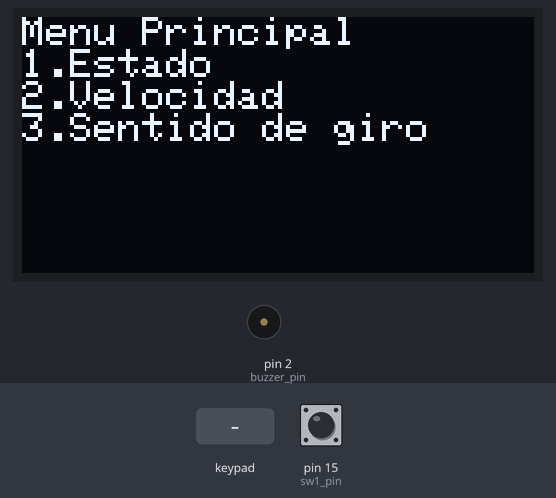
This sketch was run on a simulated Arduino Uno, built with avr-gcc and run on an emulated ATmega328P. Parts: 128×64 one-colour display, buzzer (waves = sounding). Inputs (shaded band) come from the test bench; at power-on: pin 15 (sw1_pin) HIGH.

Above: at 1.2 s.
1.3 s: key '1' pressed
At 2.0 s:
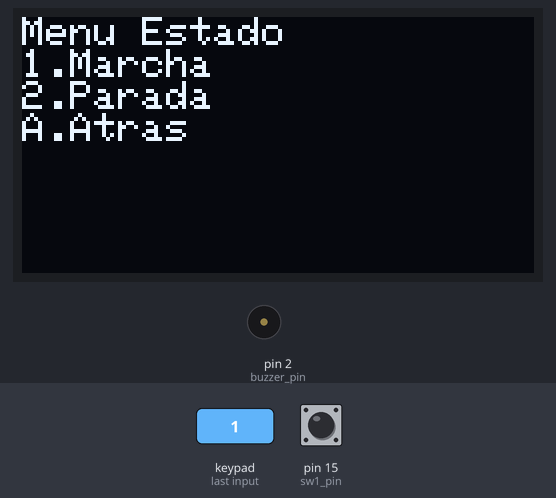
3.0 s: pin 15 (sw1_pin) pulled LOW for 0.15 s
At 3.6 s:
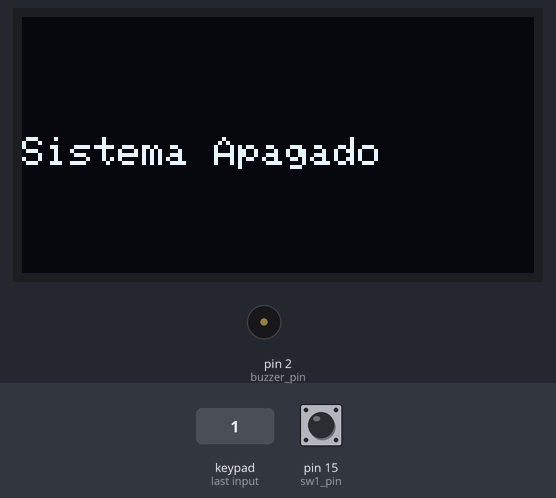
4.6 s: key 'A' pressed
At 4.72 s:
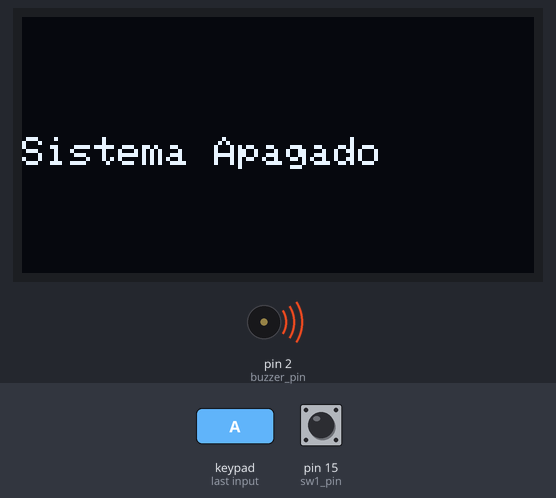
6.3 s: key '2' pressed
At 7.4 s:
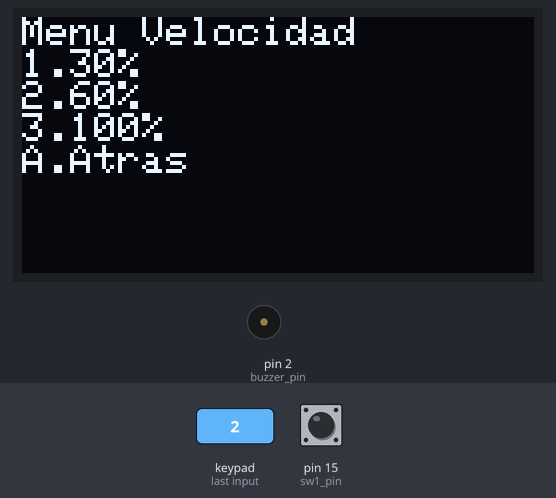
8.0 s: key 'A' pressed
At 8.12 s:
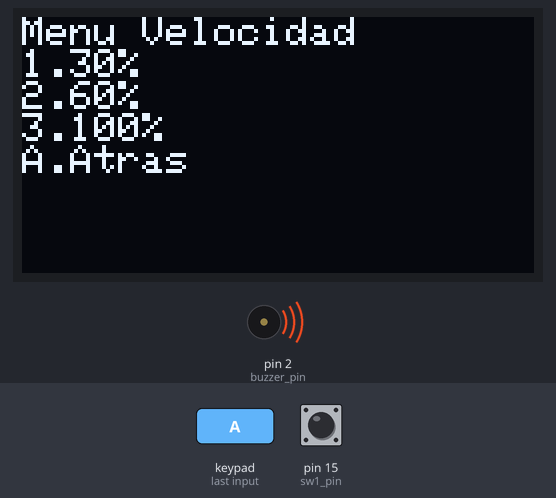
9.7 s: key '3' pressed
At 11.2 s:
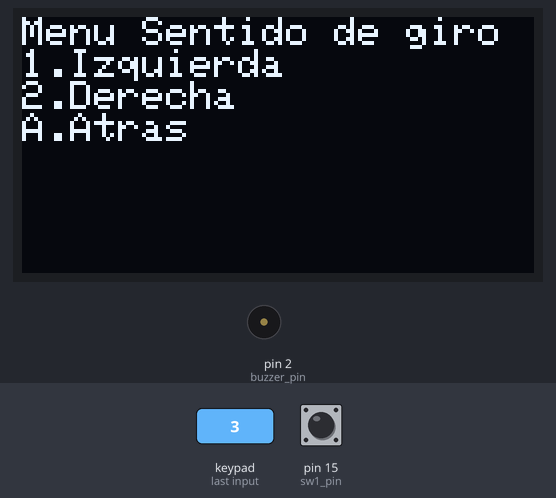
Timing chart, 0 to 12.4 s (numbered marks = the images above; inputs shaded):
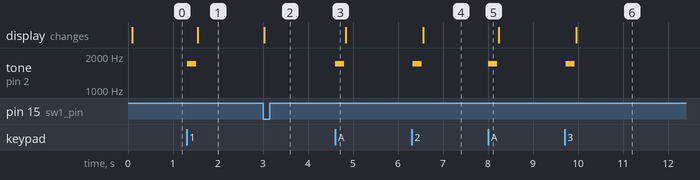

The sketch:

motores5.ino
```cpp
//////////////////////////////////////////////////////
#include <Adafruit_GFX.h>   // libreria para pantallas graficas
#include <Adafruit_SSD1306.h>   // libreria para controlador SSD1306
#define ANCHO 128     // reemplaza ocurrencia de ANCHO por 128
#define ALTO 64       // reemplaza ocurrencia de ALTO por 64
#define OLED_RESET 4      // necesario por la libreria pero no usado
#define sw1_pin 15
Adafruit_SSD1306 oled(ANCHO, ALTO, &Wire, OLED_RESET);  // crea objeto

/////////////////////////////////////////////////2//////

int ledrojo_pin = 17;
int ledamarillo_pin = 7;
int ledverde_pin = 6;
int buzzer_pin= 2;
int IN1_pin = 4;      // IN1_pin de L298N a pin digital 2
int IN2_pin = 3;      // IN2_pin de L298N a pin digital 3
int ENA_pin = 5;      // ENA_pin de L298N a pin digital 5
int velocidad = 80;  // variable to store the value coming from the sensor
int estadomotor = 0; // 0 apagado, 1 encendido
int estadosentidogiro = 0; // 0 izquierda, 1 derecha
int estadosistema = 0; // 0 apagado, 1 encendido
int sw1;
char op='A';
int menu=0;

///////////////////////////////////////////////////////
#include <Keypad.h> // importa o incluye la libreria Keypad
const byte FILAS=1;
const byte COLUMNAS=4;
char keys[FILAS][COLUMNAS]= {    // define la distribucion de teclas
  {'1','2','3','A'}
  };
byte pinesFilas[FILAS]= {13};
byte pinesColumnas[COLUMNAS]= {12,11,10,9};
Keypad teclado = Keypad(makeKeymap(keys), pinesFilas, pinesColumnas, FILAS, COLUMNAS);
char tecla;
char tecla1;
///////////////////////////////////////////////////////


void setup() {
  //////////////////////////////////////
  Serial.begin(9600);
  Wire.begin();         // inicializa bus I2C
  oled.begin(SSD1306_SWITCHCAPVCC, 0x3C); // inicializa pantalla con direccion 0x3C
  oled.clearDisplay();
  oled.display();

}

void loop() {

// LECTURAS Y ESCRITURAS DE PUERTOS


// TECLADO MATRICIAL Y BUZZER
 tecla= teclado.getKey(); // obtiene tecla presionada y asigna el valor a TECLA
 sw1=digitalRead(sw1_pin);
switch(tecla)
      {
        case '1':
          op='1';
          tone(buzzer_pin, 1700);
          delay(200);
          noTone(buzzer_pin);
         break;

        case '2':
         op='2';
         tone(buzzer_pin, 1700);
         delay(200);
         noTone(buzzer_pin);
        break;

        case '3':
         op='3';
          tone(buzzer_pin, 1700);
          delay(200);
          noTone(buzzer_pin);
        break;

        case 'A':
          op='A';
          tone(buzzer_pin, 1700);
          delay(200);
          noTone(buzzer_pin);
         break;
      }


//ESTADO DEL SISTEMA
  if (sw1==0)
  {
        estadosistema = 0;
        estadomotor=0;
        estadosentidogiro=0;
        oled.clearDisplay();
        oled.setTextColor(WHITE);   // establece color al unico disponible (pantalla monocromo)
        oled.setCursor(0, 30);     // ubica cursor en inicio de coordenadas 0,0
        oled.setTextSize(1);      // establece tamano de texto en 1
        oled.print("Sistema Apagado");
        oled.display();
  }

  else
    {
        estadosistema = 1;


//NAVEGACION DE MENU

if (menu==0){
      switch (op)
     {
      case 'A':
      if (estadosistema==1)
        {
        oled.clearDisplay();
        oled.setTextColor(WHITE);   // establece color al unico disponible (pantalla monocromo)
        oled.setCursor(0, 0);     // ubica cursor en inicio de coordenadas 0,0
        oled.setTextSize(1);      // establece tamano de texto en 1
        oled.print("Menu Principal");
        oled.println();
        oled.print("1.Estado");
        oled.println();
        oled.print("2.Velocidad");
        oled.println();
        oled.print("3.Sentido de giro");
        oled.display();
        }
        break;

      case '1':
        if (estadosistema==1)
        {
          oled.clearDisplay();
          oled.setTextColor(WHITE);   // establece color al unico disponible (pantalla monocromo)
          oled.setCursor(0, 0);     // ubica cursor en inicio de coordenadas 0,0
          oled.setTextSize(1);      // establece tamano de texto en 1
          oled.print("Menu Estado");
          oled.println();
          oled.print("1.Marcha");
          oled.println();
          oled.print("2.Parada");
          oled.println();
          oled.print("A.Atras");
          oled.display();
          menu=1;
        }
        break;

      case '2':
        if (estadosistema==1)
        {
          oled.clearDisplay();
          oled.setTextColor(WHITE);   // establece color al unico disponible (pantalla monocromo)
          oled.setCursor(0, 0);     // ubica cursor en inicio de coordenadas 0,0
          oled.setTextSize(1);      // establece tamano de texto en 1
          oled.print("Menu Velocidad");
          oled.println();
          oled.print("1.30%");
          oled.println();
          oled.print("2.60%");
          oled.println();
          oled.print("3.100%");
          oled.println();
          oled.print("A.Atras");
          oled.display();
          menu=2;
        }
        break;

      case '3':
        if (estadosistema==1)
        {
          oled.clearDisplay();
          oled.setTextColor(WHITE);   // establece color al unico disponible (pantalla monocromo)
          oled.setCursor(0, 0);     // ubica cursor en inicio de coordenadas 0,0
          oled.setTextSize(1);      // establece tamano de texto en 1
          oled.print("Menu Sentido de giro");
          oled.println();
          oled.print("1.Izquierda");
          oled.println();
          oled.print("2.Derecha");
          oled.println();
          oled.print("A.Atras");
          oled.display();
          menu=3;
        }
        break;

      default:
        break;
    }
}

if (menu==1){
   switch(op)
    {
      case '1':
        estadomotor=1;
      break;
      case '2':
        estadomotor=0;
      break;
      case 'A':
        menu=0;
      break;
      default:
        break;
    }
    }

if (menu==2){
   switch(op)
    {
      case '1':
        velocidad=80;
      break;
      case '2':
        velocidad=110;
      break;
      case '3':
        velocidad=160;
      break;
      case 'A':
        menu=0;
      break;
      default:
        break;
    }
    }

if (menu==3){
   switch(op)
    {
      case '1':
        estadosentidogiro=0;
      break;
      case '2':
        estadosentidogiro=1;
      break;
      case 'A':
        menu=0;
      break;
      default:
        break;
    }
    }
    }
    }
```

Measured:
- after the input at 1.3 s, tone on pin 2 (buzzer_pin): silent → 1700 Hz at once, → silent 0.20 s later; the display: changes after 0.25 s (image 1)
- after the input at 3.0 s, the display: changes at once (image 2)
- after the input at 4.6 s, tone on pin 2 (buzzer_pin): silent → 1700 Hz at once, → silent 0.20 s later
- after the input at 6.3 s, tone on pin 2 (buzzer_pin): silent → 1700 Hz at once, → silent 0.20 s later; the display: changes after 0.26 s (image 4)
- after the input at 8.0 s, tone on pin 2 (buzzer_pin): silent → 1700 Hz at once, → silent 0.20 s later
- after the input at 9.7 s, tone on pin 2 (buzzer_pin): silent → 1700 Hz at once, → silent 0.20 s later; the display: changes after 0.26 s (image 6)
